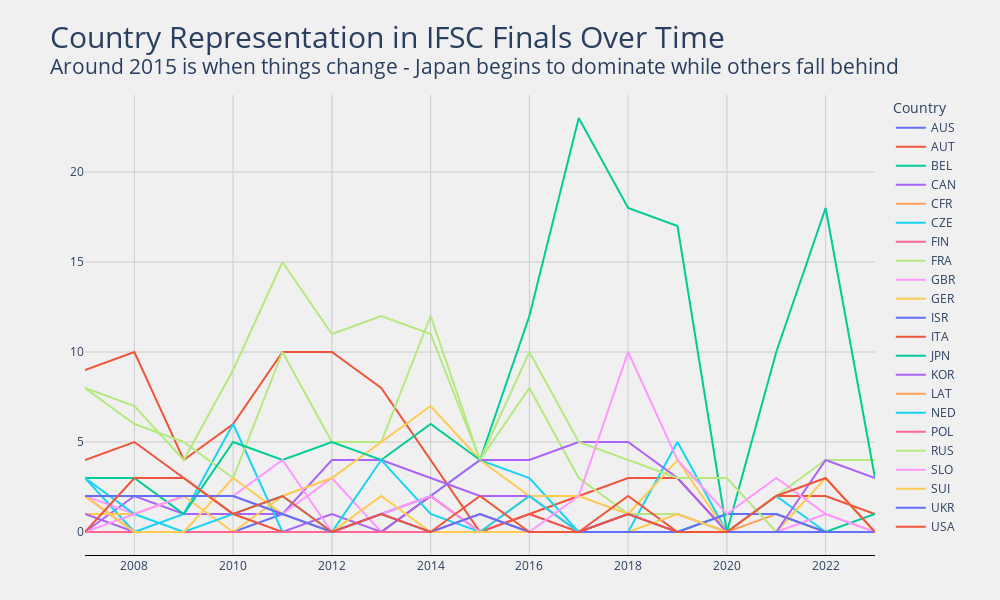

Write notebook code for a chart like this one.
### Code cell
fig = px.line(country_perf,
              width=1000,
              height=600
             )
title = "Country Representation in IFSC Finals Over Time"
sub = "Around 2015 is when things change - Japan begins to dominate while others fall behind"
title = f"{title}<br><sup>{sub}"

fig.update_layout(
    title=dict(text=title, font=dict(size=30)),
    plot_bgcolor='#f0f0f0',
    paper_bgcolor='#f0f0f0',
    yaxis_title=None,
    xaxis_title=None,
    margin=dict(l=85, r=125, t=95, b=45)
)
fig.update_xaxes(
    showline=True,
    linecolor='black',
    gridcolor='#cbcbcb'
)
fig.update_yaxes(
    showticklabels=True,
    gridcolor='#cbcbcb'
)

### Figure 1 — Plotly figure (JSON) as saved in the notebook; plotly's stock layout.template omitted (floating-point values rounded to 4 significant figures)
{"data": [{"hovertemplate": "Country=AUS<br>Year=%{x}<br>value=%{y}<extra></extra>", "legendgroup": "AUS", "line": {"color": "#636efa", "dash": "solid"}, "marker": {"symbol": "circle"}, "mode": "lines", "name": "AUS", "orientation": "v", "showlegend": true, "type": "scatter", "x": [2007, 2008, 2009, 2010, 2011, 2012, 2013, 2014, 2015, 2016, 2017, 2018, 2019, 2020, 2021, 2022, 2023], "xaxis": "x", "y": [0, 0, 0, 0, 1, 0, 1, 2, 0, 0, 0, 0, 0, 0, 0, 0, 0], "yaxis": "y"}, {"hovertemplate": "Country=AUT<br>Year=%{x}<br>value=%{y}<extra></extra>", "legendgroup": "AUT", "line": {"color": "#EF553B", "dash": "solid"}, "marker": {"symbol": "circle"}, "mode": "lines", "name": "AUT", "orientation": "v", "showlegend": true, "type": "scatter", "x": [2007, 2008, 2009, 2010, 2011, 2012, 2013, 2014, 2015, 2016, 2017, 2018, 2019, 2020, 2021, 2022, 2023], "xaxis": "x", "y": [9, 10, 4, 6, 10, 10, 8, 4, 0, 1, 2, 3, 3, 0, 2, 2, 1], "yaxis": "y"}, {"hovertemplate": "Country=BEL<br>Year=%{x}<br>value=%{y}<extra></extra>", "legendgroup": "BEL", "line": {"color": "#00cc96", "dash": "solid"}, "marker": {"symbol": "circle"}, "mode": "lines", "name": "BEL", "orientation": "v", "showlegend": true, "type": "scatter", "x": [2007, 2008, 2009, 2010, 2011, 2012, 2013, 2014, 2015, 2016, 2017, 2018, 2019, 2020, 2021, 2022, 2023], "xaxis": "x", "y": [0, 0, 0, 0, 0, 0, 0, 0, 0, 0, 0, 0, 0, 1, 1, 0, 1], "yaxis": "y"}, {"hovertemplate": "Country=CAN<br>Year=%{x}<br>value=%{y}<extra></extra>", "legendgroup": "CAN", "line": {"color": "#ab63fa", "dash": "solid"}, "marker": {"symbol": "circle"}, "mode": "lines", "name": "CAN", "orientation": "v", "showlegend": true, "type": "scatter", "x": [2007, 2008, 2009, 2010, 2011, 2012, 2013, 2014, 2015, 2016, 2017, 2018, 2019, 2020, 2021, 2022, 2023], "xaxis": "x", "y": [0, 2, 1, 1, 1, 4, 4, 3, 2, 2, 0, 1, 1, 0, 0, 0, 0], "yaxis": "y"}, {"hovertemplate": "Country=CFR<br>Year=%{x}<br>value=%{y}<extra></extra>", "legendgroup": "CFR", "line": {"color": "#FFA15A", "dash": "solid"}, "marker": {"symbol": "circle"}, "mode": "lines", "name": "CFR", "orientation": "v", "showlegend": true, "type": "scatter", "x": [2007, 2008, 2009, 2010, 2011, 2012, 2013, 2014, 2015, 2016, 2017, 2018, 2019, 2020, 2021, 2022, 2023], "xaxis": "x", "y": [0, 0, 0, 0, 0, 0, 0, 0, 0, 0, 0, 0, 0, 0, 1, 0, 0], "yaxis": "y"}, {"hovertemplate": "Country=CZE<br>Year=%{x}<br>value=%{y}<extra></extra>", "legendgroup": "CZE", "line": {"color": "#19d3f3", "dash": "solid"}, "marker": {"symbol": "circle"}, "mode": "lines", "name": "CZE", "orientation": "v", "showlegend": true, "type": "scatter", "x": [2007, 2008, 2009, 2010, 2011, 2012, 2013, 2014, 2015, 2016, 2017, 2018, 2019, 2020, 2021, 2022, 2023], "xaxis": "x", "y": [3, 0, 1, 6, 0, 0, 0, 2, 4, 3, 0, 0, 5, 0, 2, 0, 0], "yaxis": "y"}, {"hovertemplate": "Country=FIN<br>Year=%{x}<br>value=%{y}<extra></extra>", "legendgroup": "FIN", "line": {"color": "#FF6692", "dash": "solid"}, "marker": {"symbol": "circle"}, "mode": "lines", "name": "FIN", "orientation": "v", "showlegend": true, "type": "scatter", "x": [2007, 2008, 2009, 2010, 2011, 2012, 2013, 2014, 2015, 2016, 2017, 2018, 2019, 2020, 2021, 2022, 2023], "xaxis": "x", "y": [2, 0, 0, 0, 0, 0, 0, 0, 0, 0, 0, 0, 0, 0, 0, 0, 0], "yaxis": "y"}, {"hovertemplate": "Country=FRA<br>Year=%{x}<br>value=%{y}<extra></extra>", "legendgroup": "FRA", "line": {"color": "#B6E880", "dash": "solid"}, "marker": {"symbol": "circle"}, "mode": "lines", "name": "FRA", "orientation": "v", "showlegend": true, "type": "scatter", "x": [2007, 2008, 2009, 2010, 2011, 2012, 2013, 2014, 2015, 2016, 2017, 2018, 2019, 2020, 2021, 2022, 2023], "xaxis": "x", "y": [8, 6, 5, 3, 10, 5, 5, 12, 4, 8, 3, 1, 1, 0, 2, 4, 4], "yaxis": "y"}, {"hovertemplate": "Country=GBR<br>Year=%{x}<br>value=%{y}<extra></extra>", "legendgroup": "GBR", "line": {"color": "#FF97FF", "dash": "solid"}, "marker": {"symbol": "circle"}, "mode": "lines", "name": "GBR", "orientation": "v", "showlegend": true, "type": "scatter", "x": [2007, 2008, 2009, 2010, 2011, 2012, 2013, 2014, 2015, 2016, 2017, 2018, 2019, 2020, 2021, 2022, 2023], "xaxis": "x", "y": [2, 1, 2, 2, 1, 3, 0, 0, 0, 1, 0, 1, 0, 0, 0, 1, 0], "yaxis": "y"}, {"hovertemplate": "Country=GER<br>Year=%{x}<br>value=%{y}<extra></extra>", "legendgroup": "GER", "line": {"color": "#FECB52", "dash": "solid"}, "marker": {"symbol": "circle"}, "mode": "lines", "name": "GER", "orientation": "v", "showlegend": true, "type": "scatter", "x": [2007, 2008, 2009, 2010, 2011, 2012, 2013, 2014, 2015, 2016, 2017, 2018, 2019, 2020, 2021, 2022, 2023], "xaxis": "x", "y": [1, 1, 2, 0, 2, 3, 5, 7, 4, 2, 2, 1, 4, 0, 0, 3, 0], "yaxis": "y"}, {"hovertemplate": "Country=ISR<br>Year=%{x}<br>value=%{y}<extra></extra>", "legendgroup": "ISR", "line": {"color": "#636efa", "dash": "solid"}, "marker": {"symbol": "circle"}, "mode": "lines", "name": "ISR", "orientation": "v", "showlegend": true, "type": "scatter", "x": [2007, 2008, 2009, 2010, 2011, 2012, 2013, 2014, 2015, 2016, 2017, 2018, 2019, 2020, 2021, 2022, 2023], "xaxis": "x", "y": [0, 0, 0, 0, 0, 0, 0, 0, 0, 0, 0, 1, 0, 1, 1, 0, 0], "yaxis": "y"}, {"hovertemplate": "Country=ITA<br>Year=%{x}<br>value=%{y}<extra></extra>", "legendgroup": "ITA", "line": {"color": "#EF553B", "dash": "solid"}, "marker": {"symbol": "circle"}, "mode": "lines", "name": "ITA", "orientation": "v", "showlegend": true, "type": "scatter", "x": [2007, 2008, 2009, 2010, 2011, 2012, 2013, 2014, 2015, 2016, 2017, 2018, 2019, 2020, 2021, 2022, 2023], "xaxis": "x", "y": [4, 5, 3, 1, 0, 0, 0, 2, 0, 1, 0, 2, 0, 0, 0, 0, 0], "yaxis": "y"}, {"hovertemplate": "Country=JPN<br>Year=%{x}<br>value=%{y}<extra></extra>", "legendgroup": "JPN", "line": {"color": "#00cc96", "dash": "solid"}, "marker": {"symbol": "circle"}, "mode": "lines", "name": "JPN", "orientation": "v", "showlegend": true, "type": "scatter", "x": [2007, 2008, 2009, 2010, 2011, 2012, 2013, 2014, 2015, 2016, 2017, 2018, 2019, 2020, 2021, 2022, 2023], "xaxis": "x", "y": [3, 3, 1, 5, 4, 5, 4, 6, 4, 12, 23, 18, 17, 0, 10, 18, 3], "yaxis": "y"}, {"hovertemplate": "Country=KOR<br>Year=%{x}<br>value=%{y}<extra></extra>", "legendgroup": "KOR", "line": {"color": "#ab63fa", "dash": "solid"}, "marker": {"symbol": "circle"}, "mode": "lines", "name": "KOR", "orientation": "v", "showlegend": true, "type": "scatter", "x": [2007, 2008, 2009, 2010, 2011, 2012, 2013, 2014, 2015, 2016, 2017, 2018, 2019, 2020, 2021, 2022, 2023], "xaxis": "x", "y": [1, 0, 0, 0, 0, 1, 0, 2, 4, 4, 5, 5, 3, 0, 0, 4, 3], "yaxis": "y"}, {"hovertemplate": "Country=LAT<br>Year=%{x}<br>value=%{y}<extra></extra>", "legendgroup": "LAT", "line": {"color": "#FFA15A", "dash": "solid"}, "marker": {"symbol": "circle"}, "mode": "lines", "name": "LAT", "orientation": "v", "showlegend": true, "type": "scatter", "x": [2007, 2008, 2009, 2010, 2011, 2012, 2013, 2014, 2015, 2016, 2017, 2018, 2019, 2020, 2021, 2022, 2023], "xaxis": "x", "y": [0, 0, 0, 0, 0, 0, 0, 0, 0, 2, 0, 0, 0, 0, 0, 0, 0], "yaxis": "y"}, {"hovertemplate": "Country=NED<br>Year=%{x}<br>value=%{y}<extra></extra>", "legendgroup": "NED", "line": {"color": "#19d3f3", "dash": "solid"}, "marker": {"symbol": "circle"}, "mode": "lines", "name": "NED", "orientation": "v", "showlegend": true, "type": "scatter", "x": [2007, 2008, 2009, 2010, 2011, 2012, 2013, 2014, 2015, 2016, 2017, 2018, 2019, 2020, 2021, 2022, 2023], "xaxis": "x", "y": [3, 1, 0, 1, 2, 0, 4, 1, 0, 2, 0, 0, 0, 0, 0, 0, 0], "yaxis": "y"}, {"hovertemplate": "Country=POL<br>Year=%{x}<br>value=%{y}<extra></extra>", "legendgroup": "POL", "line": {"color": "#FF6692", "dash": "solid"}, "marker": {"symbol": "circle"}, "mode": "lines", "name": "POL", "orientation": "v", "showlegend": true, "type": "scatter", "x": [2007, 2008, 2009, 2010, 2011, 2012, 2013, 2014, 2015, 2016, 2017, 2018, 2019, 2020, 2021, 2022, 2023], "xaxis": "x", "y": [0, 0, 0, 0, 0, 0, 0, 0, 1, 0, 0, 0, 0, 0, 0, 0, 0], "yaxis": "y"}, {"hovertemplate": "Country=RUS<br>Year=%{x}<br>value=%{y}<extra></extra>", "legendgroup": "RUS", "line": {"color": "#B6E880", "dash": "solid"}, "marker": {"symbol": "circle"}, "mode": "lines", "name": "RUS", "orientation": "v", "showlegend": true, "type": "scatter", "x": [2007, 2008, 2009, 2010, 2011, 2012, 2013, 2014, 2015, 2016, 2017, 2018, 2019, 2020, 2021, 2022, 2023], "xaxis": "x", "y": [8, 7, 4, 9, 15, 11, 12, 11, 4, 10, 5, 4, 3, 3, 0, 0, 0], "yaxis": "y"}, {"hovertemplate": "Country=SLO<br>Year=%{x}<br>value=%{y}<extra></extra>", "legendgroup": "SLO", "line": {"color": "#FF97FF", "dash": "solid"}, "marker": {"symbol": "circle"}, "mode": "lines", "name": "SLO", "orientation": "v", "showlegend": true, "type": "scatter", "x": [2007, 2008, 2009, 2010, 2011, 2012, 2013, 2014, 2015, 2016, 2017, 2018, 2019, 2020, 2021, 2022, 2023], "xaxis": "x", "y": [0, 1, 2, 2, 4, 0, 1, 2, 0, 0, 2, 10, 4, 1, 3, 1, 0], "yaxis": "y"}, {"hovertemplate": "Country=SUI<br>Year=%{x}<br>value=%{y}<extra></extra>", "legendgroup": "SUI", "line": {"color": "#FECB52", "dash": "solid"}, "marker": {"symbol": "circle"}, "mode": "lines", "name": "SUI", "orientation": "v", "showlegend": true, "type": "scatter", "x": [2007, 2008, 2009, 2010, 2011, 2012, 2013, 2014, 2015, 2016, 2017, 2018, 2019, 2020, 2021, 2022, 2023], "xaxis": "x", "y": [2, 0, 0, 3, 1, 0, 2, 0, 0, 0, 0, 0, 1, 0, 0, 0, 0], "yaxis": "y"}, {"hovertemplate": "Country=UKR<br>Year=%{x}<br>value=%{y}<extra></extra>", "legendgroup": "UKR", "line": {"color": "#636efa", "dash": "solid"}, "marker": {"symbol": "circle"}, "mode": "lines", "name": "UKR", "orientation": "v", "showlegend": true, "type": "scatter", "x": [2007, 2008, 2009, 2010, 2011, 2012, 2013, 2014, 2015, 2016, 2017, 2018, 2019, 2020, 2021, 2022, 2023], "xaxis": "x", "y": [2, 2, 2, 2, 1, 0, 1, 0, 1, 0, 0, 0, 0, 0, 0, 0, 0], "yaxis": "y"}, {"hovertemplate": "Country=USA<br>Year=%{x}<br>value=%{y}<extra></extra>", "legendgroup": "USA", "line": {"color": "#EF553B", "dash": "solid"}, "marker": {"symbol": "circle"}, "mode": "lines", "name": "USA", "orientation": "v", "showlegend": true, "type": "scatter", "x": [2007, 2008, 2009, 2010, 2011, 2012, 2013, 2014, 2015, 2016, 2017, 2018, 2019, 2020, 2021, 2022, 2023], "xaxis": "x", "y": [0, 3, 3, 1, 2, 0, 1, 0, 2, 0, 0, 1, 0, 0, 2, 3, 0], "yaxis": "y"}], "layout": {"height": 600, "legend": {"title": {"text": "Country"}, "tracegroupgap": 0}, "margin": {"b": 45, "l": 85, "r": 125, "t": 95}, "paper_bgcolor": "#f0f0f0", "plot_bgcolor": "#f0f0f0", "title": {"font": {"size": 30}, "text": "Country Representation in IFSC Finals Over Time<br><sup>Around 2015 is when things change - Japan begins to dominate while others fall behind"}, "width": 1000, "xaxis": {"anchor": "y", "autorange": true, "domain": [0, 1], "gridcolor": "#cbcbcb", "linecolor": "black", "range": [2007, 2023], "showline": true, "title": {}, "type": "linear"}, "yaxis": {"anchor": "x", "autorange": true, "domain": [0, 1], "gridcolor": "#cbcbcb", "range": [-1.278, 24.28], "showticklabels": true, "title": {}, "type": "linear"}}}
